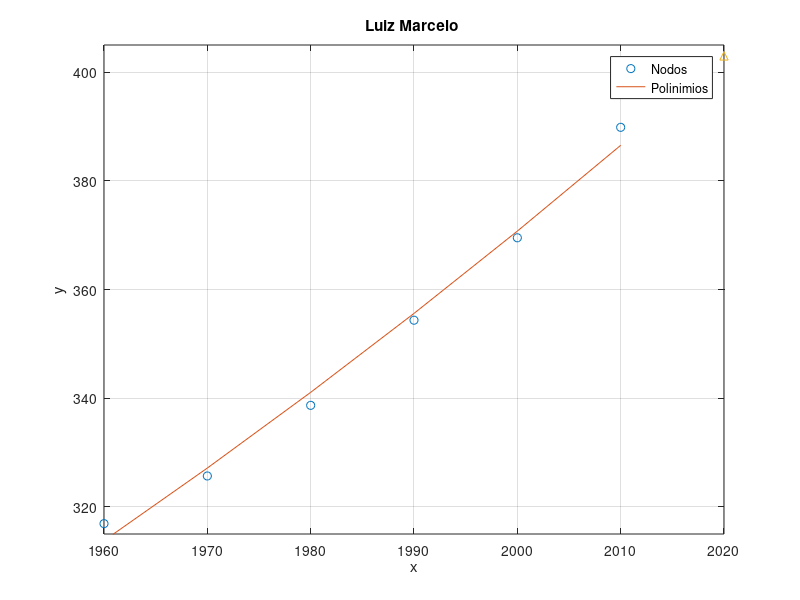

This figure's MATLAB source:
% Teste do Capitulo 6
% Questao 9
% Luiz Marcelo Pelizaro
x = [1960;1970;1980;1990;2000;2010]
y = [316.91;325.68;338.68;354.35;369.52;389.85]
p3 = @(x) 0.088364*exp(0.0041709*x) 
p = 2020
plot(x,y,'o', x, p3(x), p, p3(p), '^')
axis([1960 2020 315 405])
grid on
title("Luiz Marcelo ")
legend('Nodos', 'Polinimios')
xlabel('x')
ylabel('y')
a=0